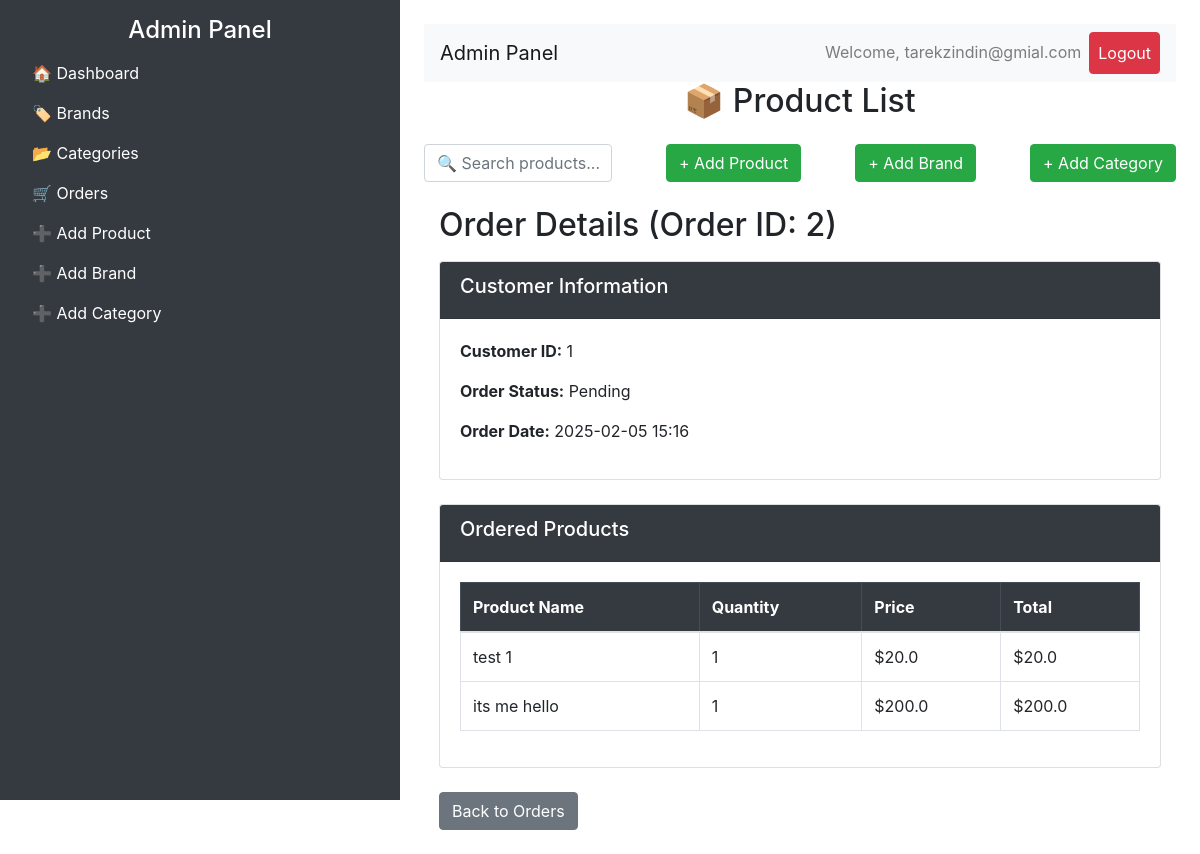
The app's page /admin/order/2 (signed in) with its own data.
### shop/customer/models.py (models this page shows, shortened)
class CustomerOrder(db.Model):
    id = db.Column(db.Integer, primary_key=True)
    invoice = db.Column(db.String(20), unique=True, nullable=False)
    status = db.Column(db.String(20), default='Pending', nullable=False)
    customer_id = db.Column(db.Integer, unique=False, nullable=False)
    date_created = db.Column(db.DateTime, default=datetime.utcnow, nullable=False)
    orders = db.Column(JsonEcodedDict)

### shop/admin/routes.py (the view)
@app.route('/admin/order/<int:order_id>')
def view_order(order_id):
    if 'email' not in session:
        flash('Please log in first!', 'danger')
        return redirect(url_for('login'))
    order = CustomerOrder.query.get_or_404(order_id)
    customer = CustomerOrder.query.get(order.customer_id)  # Adjust this as per your actual model and field names
    if isinstance(order.orders, str):
        try:
            order_details = json.loads(order.orders)
        except json.JSONDecodeError:
            order_details = []
    else:
        order_details = order.orders if isinstance(order.orders, list) else []
    return render_template('admin/order_details.html', order=order, order_details=order_details, customer=customer)

### shop/customer/models.py (called while the page is built)
    def process_result_value(self, value, dialect):
        if value is None:
            return {}
        else:
            return json.loads(value)

### shop/templates/admin/order_details.html (shortened to what this page needs)
{% extends "layout_admin.html" %}
{% block content %}
<div class="container mt-4">
    <h2>Order Details (Order ID: {{ order.id }})</h2>
    <div class="card mt-3">
        <div class="card-header bg-dark text-white">
            <h5>Customer Information</h5>
        </div>
        <div class="card-body">
            <p><strong>Customer ID:</strong> {{ order.customer_id }}</p>
            <p><strong>Order Status:</strong> {{ order.status }}</p>
            <p><strong>Order Date:</strong> {{ order.date_created.strftime('%Y-%m-%d %H:%M') }}</p>
        </div>
    </div>
    <div class="card mt-4">
        <div class="card-header bg-dark text-white">
            <h5>Ordered Products</h5>
        </div>
        <div class="card-body">
            <table class="table table-bordered">
                <thead class="table-dark">
                    <tr>
                        <th>Product Name</th>
                        <th>Quantity</th>
                        <th>Price</th>
                        <th>Total</th>
                    </tr>
                </thead>
                <tbody>
                    {% for item in order.orders.values() %}
                    <tr>
                        <td>{{ item.name }}</td>
                        <td>{{ item.quantity }}</td>
                        <td>${{ item.price }}</td>
                        <td>${{ item.quantity * item.price }}</td>
                    </tr>
                    {% endfor %}
                </tbody>
            </table>
        </div>
    </div>
    <div class="mt-4">
        <a href="{{ url_for('admin_orders') }}" class="btn btn-secondary">Back to Orders</a>
    </div>
</div>
{% endblock %}

### shop/static/css/styles.css (style rules this page uses)
.btn { transition: 0.3s; }

### records on screen
CustomerOrder: id "2", customer_id "1", status "Pending", date_created "2025-02-05 15:16"

### other values on screen
{{ session['email'] }} "tarekzindin@gmial.com"
{{ item.name }} "test 1" "its me hello"
{{ item.quantity }} "1" "1"
{{ item.price }} "20.0" "200.0"
{{ item.quantity * item.price }} "20.0" "200.0"
